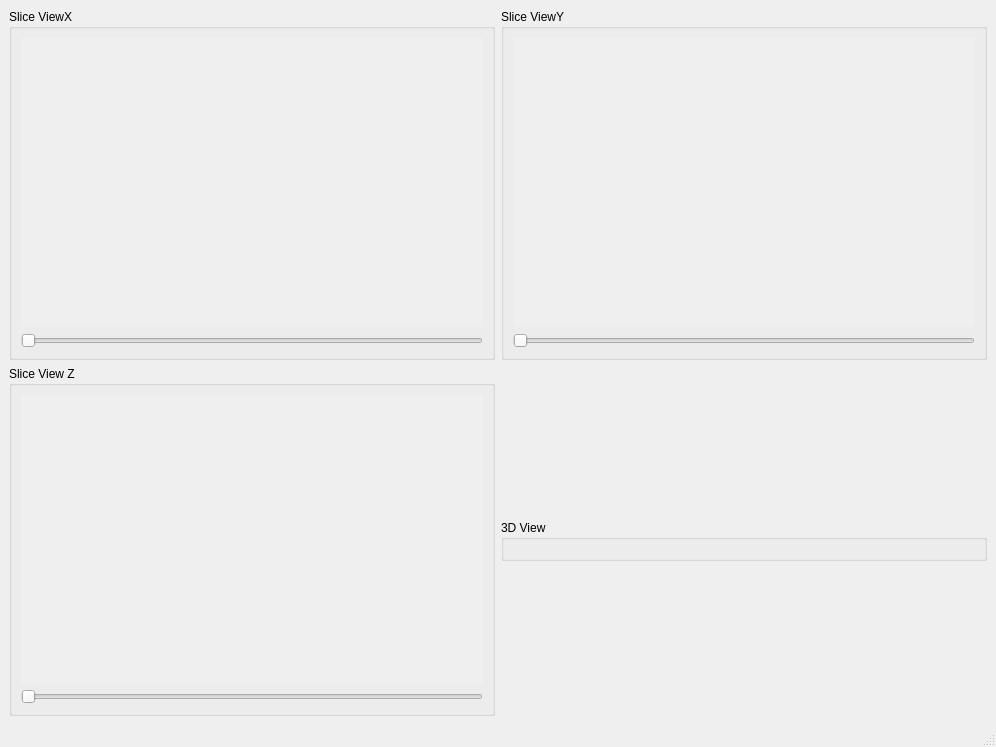
<?xml version="1.0" encoding="UTF-8"?>
<ui version="4.0">
 <class>MainWindow</class>
 <widget class="QMainWindow" name="MainWindow">
  <property name="geometry">
   <rect>
    <x>0</x>
    <y>0</y>
    <width>996</width>
    <height>747</height>
   </rect>
  </property>
  <property name="sizePolicy">
   <sizepolicy hsizetype="Expanding" vsizetype="Expanding">
    <horstretch>0</horstretch>
    <verstretch>0</verstretch>
   </sizepolicy>
  </property>
  <property name="windowTitle">
   <string>MainWindow</string>
  </property>
  <widget class="QWidget" name="centralwidget">
   <layout class="QGridLayout" name="gridLayout">
    <item row="2" column="1">
     <widget class="QGroupBox" name="groupBox_4">
      <property name="sizePolicy">
       <sizepolicy hsizetype="Expanding" vsizetype="Expanding">
        <horstretch>0</horstretch>
        <verstretch>0</verstretch>
       </sizepolicy>
      </property>
      <property name="title">
       <string>3D View</string>
      </property>
      <layout class="QVBoxLayout" name="verticalLayout_6">
       <property name="sizeConstraint">
        <enum>QLayout::SetMaximumSize</enum>
       </property>
       <item>
        <layout class="QVBoxLayout" name="verticalLayout_5">
         <property name="sizeConstraint">
          <enum>QLayout::SetDefaultConstraint</enum>
         </property>
        </layout>
       </item>
      </layout>
     </widget>
    </item>
    <item row="1" column="1">
     <widget class="QGroupBox" name="groupBox_3">
      <property name="sizePolicy">
       <sizepolicy hsizetype="Expanding" vsizetype="Expanding">
        <horstretch>0</horstretch>
        <verstretch>0</verstretch>
       </sizepolicy>
      </property>
      <property name="title">
       <string>Slice ViewY</string>
      </property>
      <layout class="QVBoxLayout" name="verticalLayout_2">
       <item>
        <widget class="QLabel" name="ImageProjY">
         <property name="sizePolicy">
          <sizepolicy hsizetype="Expanding" vsizetype="Expanding">
           <horstretch>0</horstretch>
           <verstretch>0</verstretch>
          </sizepolicy>
         </property>
         <property name="baseSize">
          <size>
           <width>400</width>
           <height>600</height>
          </size>
         </property>
         <property name="autoFillBackground">
          <bool>true</bool>
         </property>
         <property name="text">
          <string/>
         </property>
         <property name="scaledContents">
          <bool>false</bool>
         </property>
         <property name="alignment">
          <set>Qt::AlignCenter</set>
         </property>
        </widget>
       </item>
       <item>
        <widget class="QSlider" name="_horizontalSliderY">
         <property name="orientation">
          <enum>Qt::Horizontal</enum>
         </property>
        </widget>
       </item>
      </layout>
     </widget>
    </item>
    <item row="1" column="0">
     <widget class="QGroupBox" name="groupBox">
      <property name="sizePolicy">
       <sizepolicy hsizetype="Expanding" vsizetype="Expanding">
        <horstretch>0</horstretch>
        <verstretch>0</verstretch>
       </sizepolicy>
      </property>
      <property name="title">
       <string>Slice ViewX</string>
      </property>
      <layout class="QVBoxLayout" name="verticalLayout">
       <item>
        <widget class="QLabel" name="ImageProjX">
         <property name="sizePolicy">
          <sizepolicy hsizetype="Expanding" vsizetype="Expanding">
           <horstretch>0</horstretch>
           <verstretch>0</verstretch>
          </sizepolicy>
         </property>
         <property name="baseSize">
          <size>
           <width>400</width>
           <height>600</height>
          </size>
         </property>
         <property name="autoFillBackground">
          <bool>true</bool>
         </property>
         <property name="text">
          <string/>
         </property>
         <property name="scaledContents">
          <bool>false</bool>
         </property>
         <property name="alignment">
          <set>Qt::AlignCenter</set>
         </property>
        </widget>
       </item>
       <item>
        <widget class="QSlider" name="_horizontalSliderX">
         <property name="orientation">
          <enum>Qt::Horizontal</enum>
         </property>
        </widget>
       </item>
      </layout>
     </widget>
    </item>
    <item row="2" column="0">
     <widget class="QGroupBox" name="groupBox_2">
      <property name="sizePolicy">
       <sizepolicy hsizetype="Expanding" vsizetype="Expanding">
        <horstretch>0</horstretch>
        <verstretch>0</verstretch>
       </sizepolicy>
      </property>
      <property name="title">
       <string>Slice View Z</string>
      </property>
      <layout class="QVBoxLayout" name="verticalLayout_3">
       <item>
        <widget class="QLabel" name="ImageProjZ">
         <property name="sizePolicy">
          <sizepolicy hsizetype="Expanding" vsizetype="Expanding">
           <horstretch>0</horstretch>
           <verstretch>0</verstretch>
          </sizepolicy>
         </property>
         <property name="baseSize">
          <size>
           <width>400</width>
           <height>600</height>
          </size>
         </property>
         <property name="autoFillBackground">
          <bool>true</bool>
         </property>
         <property name="text">
          <string/>
         </property>
         <property name="scaledContents">
          <bool>false</bool>
         </property>
         <property name="alignment">
          <set>Qt::AlignCenter</set>
         </property>
        </widget>
       </item>
       <item>
        <widget class="QSlider" name="_horizontalSliderZ">
         <property name="orientation">
          <enum>Qt::Horizontal</enum>
         </property>
        </widget>
       </item>
      </layout>
     </widget>
    </item>
   </layout>
  </widget>
  <widget class="QStatusBar" name="statusbar"/>
 </widget>
 <resources/>
 <connections/>
</ui>
